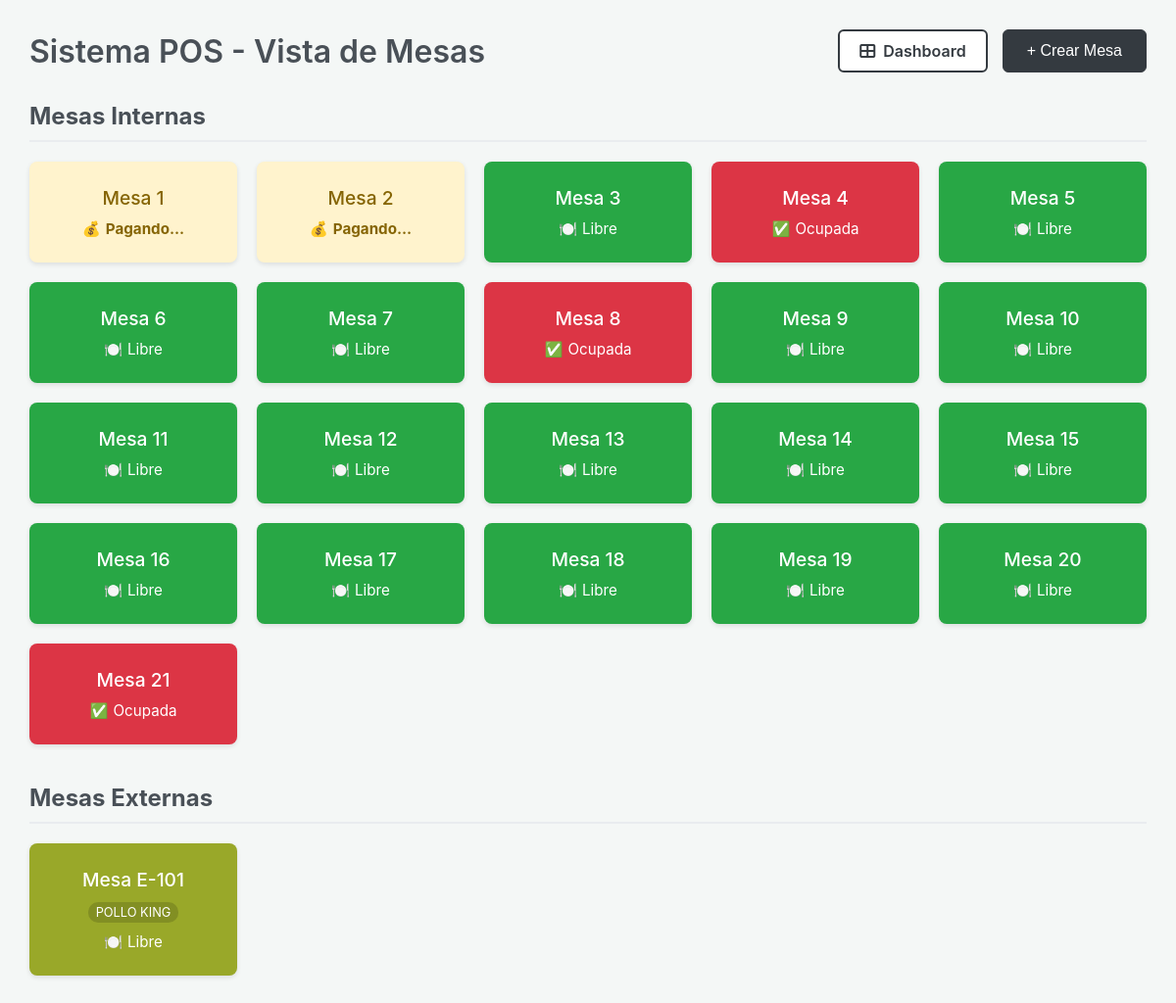
The app's page / (signed in) with its own data.
### tables/models.py (models this page shows, shortened)
class Table(models.Model):
    number = models.CharField(max_length=10, unique=True, verbose_name="Número de Mesa")
    name = models.CharField(max_length=50, blank=True, null=True, verbose_name="Área / Nombre")
    color = models.CharField(max_length=7, default="#28a745", verbose_name="Color")
    is_occupied = models.BooleanField(default=False, verbose_name="¿Ocupada?")
    is_external = models.BooleanField(default=False, verbose_name="¿Es Externa?")
    mesero = models.ForeignKey(User, on_delete=models.SET_NULL, null=True, blank=True, related_name='mesas_asignadas')
    solicitud_pago = models.BooleanField(default=False, verbose_name="¿Pidió Cuenta?")
    class Meta:
        ordering = ['number']

### tables/views.py (the view)
# urls.py: path('', views.index, name='index'),
def index(request):
    obtener_tasa_bcv()
    internal_tables = Table.objects.filter(is_external=False).order_by(Cast('number', output_field=IntegerField()))
    external_tables = Table.objects.filter(is_external=True).order_by(Cast('number', output_field=IntegerField()))
    internal_numbers = [int(n) for n in internal_tables.values_list('number', flat=True) if n.isdigit()]
    next_internal_number = max(internal_numbers) + 1 if internal_numbers else 1
    if next_internal_number > 100: next_internal_number = None # No se pueden crear más
    external_numbers_db = [int(n) for n in external_tables.values_list('number', flat=True) if n.isdigit()]
    next_external_number = max(external_numbers_db) + 1 if external_numbers_db else 101
    if next_external_number < 101: next_external_number = 101 # Asegura que empiece en 101
    if next_external_number > 200: next_external_number = None # No se pueden crear más
    return render(request, 'tables/index.html', {
        'internal_tables': internal_tables,
        'external_tables': external_tables,
        'next_internal_number': next_internal_number,
        'next_external_number': next_external_number
    })

### core/context_processors.py (called while the page is built)
def configuracion_global(request):
    return {
        'config': Configuracion.get_solo()
    }

### core/models.py (called while the page is built)
    @classmethod
    def get_solo(cls):
        obj, created = cls.objects.get_or_create(id=1)
        return obj

### tables/scrapping.py (called while the page is built, shortened)
def obtener_tasa_bcv():
    config = Configuracion.get_solo()
    if not config.usar_scraping_bcv:
        ultima_tasa = TasaBCV.objects.order_by('-fecha_actualizacion').first()
        if not ultima_tasa or ultima_tasa.precio != config.tasa_dolar:
            TasaBCV.objects.create(precio=config.tasa_dolar)
        return f"{config.tasa_dolar} Bs/S (Manual)"

### tables/templates/tables/index.html (shortened to what this page needs)
{% load static %}
<!DOCTYPE html>
<html lang="es">
<head>
    <link rel="stylesheet" href="https://cdnjs.cloudflare.com/ajax/libs/font-awesome/6.4.0/css/all.min.css">
    <link rel="stylesheet" href="{% static 'css/style.css' %}">
</head>
<body>
    <div class="app-container">
        <header class="app-header">
            <h1>Sistema POS - Vista de Mesas</h1>
            <div class="header-actions">
                <a href="{% url 'panel_control' %}" class="btn-secondary">
                    <i class="fas fa-th-large"></i> Dashboard
                </a>
                <button onclick="openCreateModal()" class="add-btn">
                    + Crear Mesa
                </button>
            </div>
        </header>
        <div class="table-section">
            <h2 class="section-title">Mesas Internas</h2>
            <main class="tables-grid">
                {% for table in internal_tables %}
                    <a href="{% url 'table_order' table.id %}" class="table-link-wrapper">
                        <div class="table-card"
                            style="--table-bg-color: {% if table.solicitud_pago %}#fff3cd{% elif table.is_occupied %}var(--danger-color){% else %}{{ table.color }}{% endif %};
                                   --table-text-color: {% if table.solicitud_pago %}#856404{% else %}white{% endif %};">
                            <div class="table-content">
                                <h3 style="color: var(--table-text-color);">Mesa {{ table.number }}</h3>
                                <div class="status-indicator" style="color: var(--table-text-color);">
                                    {% if table.solicitud_pago %} <span class="icon">💰</span> <b>Pagando...</b>
                                    {% elif table.is_occupied %} <span class="icon">✅</span> Ocupada
                                    {% else %} <span class="icon">🍽️</span> Libre
                                    {% endif %}
                                </div>
                            </div>
                        </div>
                    </a>
                {% empty %}
                    <p class="empty-message">No hay mesas internas creadas.</p>
                {% endfor %}
            </main>
        </div>
        <div class="table-section">
            <h2 class="section-title">Mesas Externas</h2>
            <main class="tables-grid">
                {% for table in external_tables %}
                    <a href="{% url 'table_order' table.id %}" class="table-link-wrapper">
                        <div class="table-card"
                            style="--table-bg-color: {% if table.solicitud_pago %}#fff3cd{% elif table.is_occupied %}var(--danger-color){% else %}{{ table.color }}{% endif %};
                                   --table-text-color: {% if table.solicitud_pago %}#856404{% else %}white{% endif %};">
                            <div class="table-content">
                                <h3 style="color: var(--table-text-color);">Mesa E-{{ table.number }}</h3>
                                {% if table.name %}
                                    <div class="table-area-badge">{{ table.name }}</div>
                                {% endif %}
                                <div class="status-indicator" style="color: var(--table-text-color);">
                                    {% if table.solicitud_pago %} <span class="icon">💰</span> <b>Pagando...</b>
                                    {% elif table.is_occupied %} <span class="icon">✅</span> Ocupada
                                    {% else %} <span class="icon">🍽️</span> Libre
                                    {% endif %}
                                </div>
                            </div>
                        </div>
                    </a>
                {% empty %}
                    <p class="empty-message">No hay mesas externas creadas.</p>
                {% endfor %}
            </main>
        </div>
    </div>
</body>
</body>
</html>

### tables/static/css/style.css (style rules this page uses)
:root { --bg-color: #f4f7f6; --success-color: #28a745; --danger-color: #dc3545; --text-dark: #343a40; --card-text: white; }
*, *::before, *::after { box-sizing: border-box; }
body { margin: 0; font-family: -apple-system, BlinkMacSystemFont, "Segoe UI", Roboto, Helvetica, Arial, sans-serif; background-color: var(--bg-color); color: var(--text-dark); }
.app-container { max-width: 1200px; margin: 0 auto; padding: 30px; }
.app-header { display: flex; justify-content: space-between; align-items: center; margin-bottom: 30px; flex-wrap: wrap; gap: 10px; }
.header-actions { display: flex; gap: 15px; align-items: center; }
.app-header h1 { margin: 0; font-weight: 600; color: #495057; }
.add-btn { background-color: #343a40; color: white; text-decoration: none; padding: 12px 24px; font-size: 16px; border-radius: 6px; font-weight: 500; transition: background-color 0.2s; border: 1px solid #343a40; cursor: pointer; }
.btn-secondary { background-color: white; color: #343a40; border: 2px solid #343a40; text-decoration: none; padding: 10px 20px; font-size: 16px; border-radius: 6px; font-weight: 600; transition: all 0.2s ease; display: flex; align-items: center; gap: 8px; }
.tables-grid { display: grid; grid-template-columns: repeat(auto-fill, minmax(180px, 1fr)); gap: 20px; }
.table-section { margin-bottom: 40px; }
.section-title { color: #495057; border-bottom: 2px solid #e9ecef; padding-bottom: 10px; margin-bottom: 20px; }
.table-card { border-radius: 8px; padding: 25px 15px; text-align: center; cursor: pointer; box-shadow: 0 2px 5px rgba(0,0,0,0.1); transition: transform 0.1s, opacity 0.2s; background-color: var(--table-bg-color, var(--success-color)); color: var(--table-text-color, white); }
.table-card h3 { margin: 0 0 10px 0; font-weight: 500; font-size: 1.2rem; }
.table-area-badge { background: rgba(0,0,0,0.15); color: white; font-size: 0.8em; padding: 3px 8px; border-radius: 10px; display: inline-block; margin-bottom: 10px; }
.status-indicator { font-size: 0.95rem; display: flex; justify-content: center; align-items: center; gap: 5px; }
:root { --light-bg: #f0f2f5; --white-card: #ffffff; --primary-blue: #3498db; --light-blue-btn: #87CEEB; --text-gray: #7f8c8d; --shadow-soft: 0 4px 15px rgba(0,0,0,0.05); --border-radius-card: 15px; --border-radius-btn: 10px; }
.table-link-wrapper { text-decoration: none; display: block; }

### records on screen
Table: number "1", solicitud_pago "Pagando..."
Table: number "2", solicitud_pago "Pagando..."
Table: number "3", solicitud_pago "Libre"
Table: number "4", solicitud_pago "Ocupada"
Table: number "5", solicitud_pago "Libre"
Table: number "6", solicitud_pago "Libre"
Table: number "7", solicitud_pago "Libre"
Table: number "8", solicitud_pago "Ocupada"
Table: number "9", solicitud_pago "Libre"
Table: number "10", solicitud_pago "Libre"
Table: number "11", solicitud_pago "Libre"
Table: number "12", solicitud_pago "Libre"
Table: number "13", solicitud_pago "Libre"
Table: number "14", solicitud_pago "Libre"
Table: number "15", solicitud_pago "Libre"
Table: number "16", solicitud_pago "Libre"
Table: number "17", solicitud_pago "Libre"
Table: number "18", solicitud_pago "Libre"
Table: number "19", solicitud_pago "Libre"
Table: number "20", solicitud_pago "Libre"
Table: number "21", solicitud_pago "Ocupada"
Table: number "101", name "POLLO KING", solicitud_pago "Libre"
